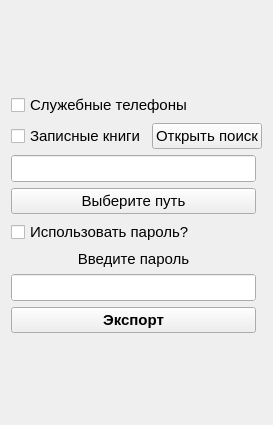
<?xml version="1.0" encoding="UTF-8"?>
<ui version="4.0">
 <class>master_export_Form</class>
 <widget class="QWidget" name="master_export_Form">
  <property name="geometry">
   <rect>
    <x>0</x>
    <y>0</y>
    <width>273</width>
    <height>425</height>
   </rect>
  </property>
  <property name="windowTitle">
   <string>Form</string>
  </property>
  <property name="autoFillBackground">
   <bool>true</bool>
  </property>
  <layout class="QGridLayout" name="gridLayout">
   <item row="6" column="0" colspan="2">
    <spacer name="verticalSpacer">
     <property name="orientation">
      <enum>Qt::Vertical</enum>
     </property>
     <property name="sizeHint" stdset="0">
      <size>
       <width>20</width>
       <height>40</height>
      </size>
     </property>
    </spacer>
   </item>
   <item row="1" column="0" colspan="2">
    <layout class="QVBoxLayout" name="verticalLayout_2">
     <item>
      <widget class="QCheckBox" name="cb_off_tel">
       <property name="font">
        <font>
         <family>Arial</family>
         <pointsize>11</pointsize>
        </font>
       </property>
       <property name="autoFillBackground">
        <bool>true</bool>
       </property>
       <property name="text">
        <string>Служебные телефоны</string>
       </property>
      </widget>
     </item>
     <item>
      <layout class="QHBoxLayout" name="horizontalLayout_2">
       <item>
        <widget class="QCheckBox" name="cb_zk">
         <property name="font">
          <font>
           <family>Arial</family>
           <pointsize>11</pointsize>
          </font>
         </property>
         <property name="autoFillBackground">
          <bool>true</bool>
         </property>
         <property name="text">
          <string>Записные книги</string>
         </property>
        </widget>
       </item>
       <item>
        <layout class="QVBoxLayout" name="vl_for_rb">
         <item>
          <widget class="QPushButton" name="rb_check">
           <property name="font">
            <font>
             <pointsize>11</pointsize>
            </font>
           </property>
           <property name="autoFillBackground">
            <bool>true</bool>
           </property>
           <property name="text">
            <string>Открыть поиск</string>
           </property>
          </widget>
         </item>
         <item>
          <layout class="QVBoxLayout" name="vl_for_button"/>
         </item>
        </layout>
       </item>
      </layout>
     </item>
    </layout>
   </item>
   <item row="2" column="0">
    <layout class="QVBoxLayout" name="verticalLayout">
     <item>
      <widget class="QLineEdit" name="le_file_path">
       <property name="font">
        <font>
         <pointsize>12</pointsize>
        </font>
       </property>
       <property name="autoFillBackground">
        <bool>true</bool>
       </property>
       <property name="readOnly">
        <bool>true</bool>
       </property>
      </widget>
     </item>
     <item>
      <widget class="QPushButton" name="pb_directory">
       <property name="font">
        <font>
         <family>Arial</family>
         <pointsize>11</pointsize>
        </font>
       </property>
       <property name="text">
        <string>Выберите путь</string>
       </property>
      </widget>
     </item>
    </layout>
   </item>
   <item row="5" column="0">
    <layout class="QHBoxLayout" name="horizontalLayout_3">
     <item>
      <widget class="QPushButton" name="pb_Export">
       <property name="font">
        <font>
         <family>Arial</family>
         <pointsize>11</pointsize>
         <weight>75</weight>
         <bold>true</bold>
        </font>
       </property>
       <property name="autoFillBackground">
        <bool>true</bool>
       </property>
       <property name="text">
        <string>Экспорт</string>
       </property>
      </widget>
     </item>
    </layout>
   </item>
   <item row="3" column="0">
    <widget class="QCheckBox" name="cb_set_password">
     <property name="font">
      <font>
       <pointsize>11</pointsize>
      </font>
     </property>
     <property name="layoutDirection">
      <enum>Qt::LeftToRight</enum>
     </property>
     <property name="autoFillBackground">
      <bool>true</bool>
     </property>
     <property name="text">
      <string>Использовать пароль?</string>
     </property>
    </widget>
   </item>
   <item row="0" column="0" colspan="2">
    <spacer name="verticalSpacer_2">
     <property name="orientation">
      <enum>Qt::Vertical</enum>
     </property>
     <property name="sizeHint" stdset="0">
      <size>
       <width>20</width>
       <height>40</height>
      </size>
     </property>
    </spacer>
   </item>
   <item row="4" column="0">
    <layout class="QVBoxLayout" name="verticalLayout_3">
     <item>
      <widget class="QLabel" name="label">
       <property name="font">
        <font>
         <family>Arial</family>
         <pointsize>11</pointsize>
        </font>
       </property>
       <property name="autoFillBackground">
        <bool>true</bool>
       </property>
       <property name="text">
        <string>Введите пароль</string>
       </property>
       <property name="alignment">
        <set>Qt::AlignCenter</set>
       </property>
      </widget>
     </item>
     <item>
      <widget class="QLineEdit" name="le_password">
       <property name="font">
        <font>
         <pointsize>12</pointsize>
        </font>
       </property>
       <property name="autoFillBackground">
        <bool>true</bool>
       </property>
      </widget>
     </item>
    </layout>
   </item>
  </layout>
 </widget>
 <resources/>
 <connections/>
</ui>
